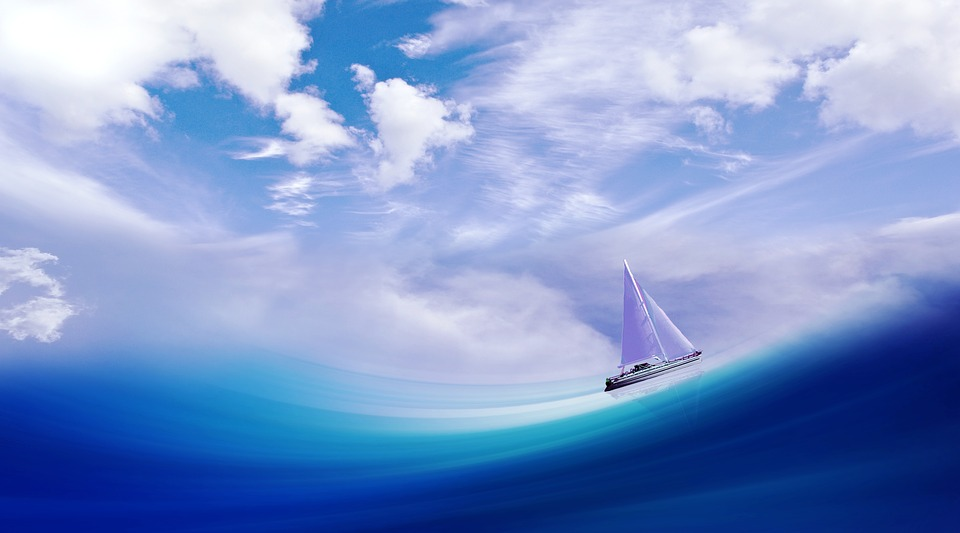
#> input picture wave.jpg, 960 x 533 px, found by its file name
$ python image.py
#> lines starting #> are read from the running program, lines starting #| are printed output that depends on the picture
### prior.py
from typing import Tuple
import numpy as np
import matplotlib.pyplot as plt
from scipy.stats import multivariate_normal

from utils import multiple_formatter
from functools import partial


class GP:
    def __init__(self, lengthscale: float, signal_variance: float, noise_variance: float, constant: float=0) -> None:
        self.lengthscale = lengthscale
        self.signal_variance = signal_variance
        self.noise_variance = noise_variance
        self.constant = constant

    def kernel(self, X1: float, X2: float) -> float:
        result = np.square(self.signal_variance) * np.exp(-0.5 * np.square((X1 - X2) / self.lengthscale))
        return result + self.constant

    def k(self, Xs1: np.ndarray, Xs2: np.ndarray) -> np.ndarray:
        assert len(list(Xs1.shape)) == 1
        assert len(list(Xs2.shape)) == 1
        result = np.zeros(shape=(Xs1.shape[0], Xs2.shape[0]))
        for row_id, X1 in enumerate(Xs1):
            for col_id, X2 in enumerate(Xs2):
                result[row_id, col_id] = self.kernel(X1, X2)
        return result

    def posterior(self, X: np.ndarray, Y: np.ndarray, X_star: np.ndarray) -> Tuple[np.ndarray, np.ndarray, np.ndarray]:
        n = len(X)
        n_star = len(X_star)

        assert Y.shape == (n,)

        k_X_X = self.k(X, X)
        assert k_X_X.shape == (n, n)

        inv = self.inv(X)
        assert inv.shape == (n, n)

        k_X_star_X = self.k(X_star, X)
        assert k_X_star_X.shape == (n_star, n)
        weights = k_X_star_X

        mean = np.matmul(np.matmul(k_X_star_X, inv), Y)
        assert mean.shape == (n_star,)

        k_X_star_X_star = self.k(X_star, X_star)
        assert k_X_star_X_star.shape == (n_star, n_star)

        variance = k_X_star_X_star - np.matmul(np.matmul(k_X_star_X, inv), k_X_star_X.T)
        assert variance.shape == (n_star, n_star)

        return mean, variance, weights

    def inv(self, X):
        n = len(X)
        sigma = np.eye(len(X)) * np.square(self.noise_variance)
        assert sigma.shape == (n, n)

        result = np.linalg.inv(self.k(X, X) + sigma)
        assert result.shape == (n, n)
        return result

    def data_fit_term(self, X, Y):
        result = - 0.5 * np.matmul(np.matmul(Y.T, self.inv(X)), Y)
        return result

    # [6 lines left out: function model_complexity_term, not called in this run]

    def objective(self, X, Y):
        return self.data_fit_term(X, Y) + self.model_complexity_term(X)

        # [63 lines of commented-out code are left out]

### image.py
import numpy as np
import matplotlib.pyplot as plt

from prior import GP

img = plt.imread("/home/yiwei/wave.jpg")
#> img is the input picture: shape (533, 960, 3); mean R, G, B 126.5, 152.4, 203.8
fig, ax = plt.subplots()
fig.set_size_inches(18.5, 10.5)
ax.imshow(img)
x = range(800)


data = [(223, 330),
        (244, 344),
        (279, 355),
        (331, 369),
        (392, 378),
        (432, 384),
        (468, 387),
        (514, 389),
        (565, 396),
        (595, 395),
        (638, 383),
        (680, 373),
        (707, 363),
        (745, 344),
        (784, 331),
        (829, 312),
        (863, 291)]

X = np.array([p[0] for p in data])
Y = np.array([p[1] for p in data])
mean_Y = np.mean(Y)
std_Y = np.std(Y)
Y = (Y - mean_Y) / std_Y

l = 40
sigma = 3.
noise_sigma = 0.1


X_star = np.linspace(0, 960, 50)

gp = GP(lengthscale=l, signal_variance=sigma, noise_variance=noise_sigma)
post_m, post_var, weights = gp.posterior(X, Y, X_star)


ax.plot(X_star, post_m*std_Y + mean_Y, color='red')
ax.scatter(X, Y*std_Y+mean_Y, s=30, color='firebrick')

post_var = np.diagonal(post_var)

plt.fill_between(X_star,
                 (post_m - 1.96 * np.sqrt(post_var)) * std_Y + mean_Y,
                 (post_m + 1.96 * np.sqrt(post_var)) * std_Y + mean_Y,
                 color='red', alpha=0.2)

plt.xlim(0, 960)
plt.ylim(500, 100)
plt.axis('off')
plt.show()
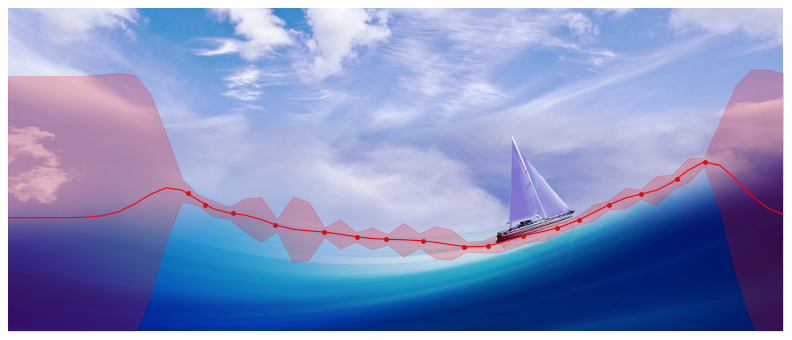
#> figure drawn by matplotlib, 1 panel
# [18 lines of commented-out code are left out]
